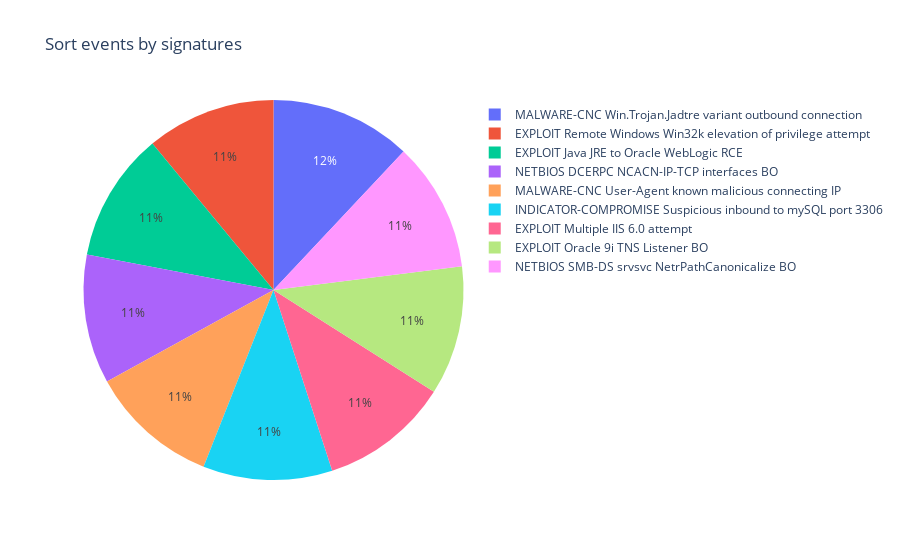
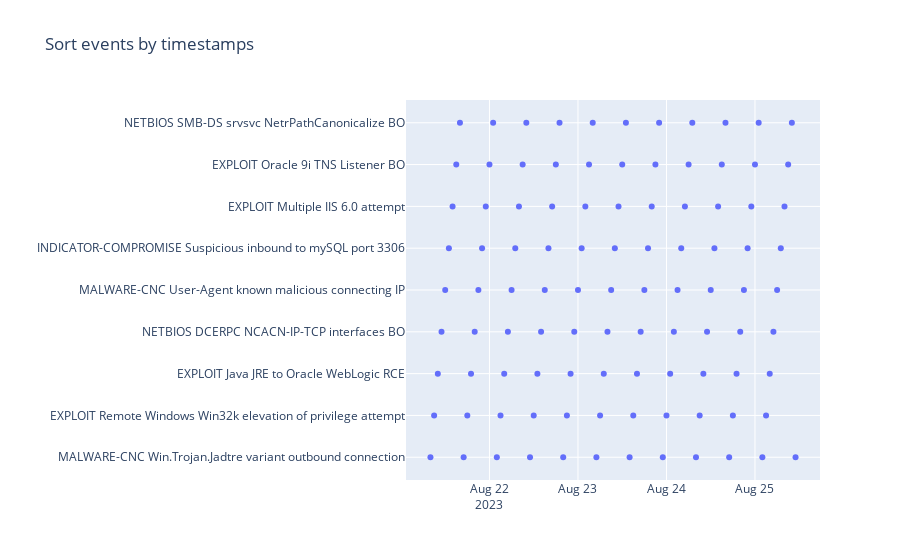

The code cell stored with these charts, in order, in its notebook:
### Markdown cell above
### Задание

Этап 1. Подготовка данных
Скачайте файл с набором данных событий информационной безопасности в формате JSON (events.json).
Важно: можно сгенерировать данные самостоятельно или использовать предоставленные.

Этап 2. Анализ данных
Загрузите данные из файла JSON в датафрейм с помощью Pandas и проанализируйте их.
Вы должны изучить распределение событий информационной безопасности по их типам (по полю «signature»).

Этап 3. Визуализация данных
Постройте график распределения типов событий информационной безопасности.
Используйте Seaborn или Matplotlib для создания визуализации.

### Code cell
import json
import pandas as pd
import plotly.express as px

# Set pandas options
pd.set_option('display.max_rows', None)
pd.set_option('display.max_colwidth', None)

with open('events.json', 'r') as output_file:

    # Download data from file and transform it to DataFrame
    data = json.load(output_file)
    df = pd.DataFrame(data['events'])

    # Graph of events by signatures
    fig = px.pie(df, names='signature', title='Sort events by signatures')
    fig.show()
    
    # Graph of events by timestamps
    fig = px.scatter(df, x='timestamp', y='signature', title='Sort events by timestamps')
    fig.update_layout(
        xaxis_title="",
        yaxis_title=""
    )
    fig.show()

### Figure 1 — Plotly figure (JSON) as saved in the notebook; plotly's stock layout.template omitted (floating-point values rounded to 4 significant figures)
{"data": [{"domain": {"x": [0, 1], "y": [0, 1]}, "hovertemplate": "signature=%{label}<extra></extra>", "labels": ["MALWARE-CNC Win.Trojan.Jadtre variant outbound connection", "EXPLOIT Remote Windows Win32k elevation of privilege attempt", "EXPLOIT Java JRE to Oracle WebLogic RCE", "NETBIOS DCERPC NCACN-IP-TCP interfaces BO", "MALWARE-CNC User-Agent known malicious connecting IP", "INDICATOR-COMPROMISE Suspicious inbound to mySQL port 3306", "EXPLOIT Multiple IIS 6.0 attempt", "EXPLOIT Oracle 9i TNS Listener BO", "NETBIOS SMB-DS srvsvc NetrPathCanonicalize BO", "MALWARE-CNC Win.Trojan.Jadtre variant outbound connection", "EXPLOIT Remote Windows Win32k elevation of privilege attempt", "EXPLOIT Java JRE to Oracle WebLogic RCE", "NETBIOS DCERPC NCACN-IP-TCP interfaces BO", "MALWARE-CNC User-Agent known malicious connecting IP", "INDICATOR-COMPROMISE Suspicious inbound to mySQL port 3306", "EXPLOIT Multiple IIS 6.0 attempt", "EXPLOIT Oracle 9i TNS Listener BO", "NETBIOS SMB-DS srvsvc NetrPathCanonicalize BO", "MALWARE-CNC Win.Trojan.Jadtre variant outbound connection", "EXPLOIT Remote Windows Win32k elevation of privilege attempt", "EXPLOIT Java JRE to Oracle WebLogic RCE", "NETBIOS DCERPC NCACN-IP-TCP interfaces BO", "MALWARE-CNC User-Agent known malicious connecting IP", "INDICATOR-COMPROMISE Suspicious inbound to mySQL port 3306", "EXPLOIT Multiple IIS 6.0 attempt", "EXPLOIT Oracle 9i TNS Listener BO", "NETBIOS SMB-DS srvsvc NetrPathCanonicalize BO", "MALWARE-CNC Win.Trojan.Jadtre variant outbound connection", "EXPLOIT Remote Windows Win32k elevation of privilege attempt", "EXPLOIT Java JRE to Oracle WebLogic RCE", "NETBIOS DCERPC NCACN-IP-TCP interfaces BO", "MALWARE-CNC User-Agent known malicious connecting IP", "INDICATOR-COMPROMISE Suspicious inbound to mySQL port 3306", "EXPLOIT Multiple IIS 6.0 attempt", "EXPLOIT Oracle 9i TNS Listener BO", "NETBIOS SMB-DS srvsvc NetrPathCanonicalize BO", "MALWARE-CNC Win.Trojan.Jadtre variant outbound connection", "EXPLOIT Remote Windows Win32k elevation of privilege attempt", "EXPLOIT Java JRE to Oracle WebLogic RCE", "NETBIOS DCERPC NCACN-IP-TCP interfaces BO", "MALWARE-CNC User-Agent known malicious connecting IP", "INDICATOR-COMPROMISE Suspicious inbound to mySQL port 3306", "EXPLOIT Multiple IIS 6.0 attempt", "EXPLOIT Oracle 9i TNS Listener BO", "NETBIOS SMB-DS srvsvc NetrPathCanonicalize BO", "MALWARE-CNC Win.Trojan.Jadtre variant outbound connection", "EXPLOIT Remote Windows Win32k elevation of privilege attempt", "EXPLOIT Java JRE to Oracle WebLogic RCE", "NETBIOS DCERPC NCACN-IP-TCP interfaces BO", "MALWARE-CNC User-Agent known malicious connecting IP", "INDICATOR-COMPROMISE Suspicious inbound to mySQL port 3306", "EXPLOIT Multiple IIS 6.0 attempt", "EXPLOIT Oracle 9i TNS Listener BO", "NETBIOS SMB-DS srvsvc NetrPathCanonicalize BO", "MALWARE-CNC Win.Trojan.Jadtre variant outbound connection", "EXPLOIT Remote Windows Win32k elevation of privilege attempt", "EXPLOIT Java JRE to Oracle WebLogic RCE", "NETBIOS DCERPC NCACN-IP-TCP interfaces BO", "MALWARE-CNC User-Agent known malicious connecting IP", "INDICATOR-COMPROMISE Suspicious inbound to mySQL port 3306", "EXPLOIT Multiple IIS 6.0 attempt", "EXPLOIT Oracle 9i TNS Listener BO", "NETBIOS SMB-DS srvsvc NetrPathCanonicalize BO", "MALWARE-CNC Win.Trojan.Jadtre variant outbound connection", "EXPLOIT Remote Windows Win32k elevation of privilege attempt", "EXPLOIT Java JRE to Oracle WebLogic RCE", "NETBIOS DCERPC NCACN-IP-TCP interfaces BO", "MALWARE-CNC User-Agent known malicious connecting IP", "INDICATOR-COMPROMISE Suspicious inbound to mySQL port 3306", "EXPLOIT Multiple IIS 6.0 attempt", "EXPLOIT Oracle 9i TNS Listener BO", "NETBIOS SMB-DS srvsvc NetrPathCanonicalize BO", "MALWARE-CNC Win.Trojan.Jadtre variant outbound connection", "EXPLOIT Remote Windows Win32k elevation of privilege attempt", "EXPLOIT Java JRE to Oracle WebLogic RCE", "NETBIOS DCERPC NCACN-IP-TCP interfaces BO", "MALWARE-CNC User-Agent known malicious connecting IP", "INDICATOR-COMPROMISE Suspicious inbound to mySQL port 3306", "EXPLOIT Multiple IIS 6.0 attempt", "EXPLOIT Oracle 9i TNS Listener BO", "NETBIOS SMB-DS srvsvc NetrPathCanonicalize BO", "MALWARE-CNC Win.Trojan.Jadtre variant outbound connection", "EXPLOIT Remote Windows Win32k elevation of privilege attempt", "EXPLOIT Java JRE to Oracle WebLogic RCE", "NETBIOS DCERPC NCACN-IP-TCP interfaces BO", "MALWARE-CNC User-Agent known malicious connecting IP", "INDICATOR-COMPROMISE Suspicious inbound to mySQL port 3306", "EXPLOIT Multiple IIS 6.0 attempt", "EXPLOIT Oracle 9i TNS Listener BO", "NETBIOS SMB-DS srvsvc NetrPathCanonicalize BO", "MALWARE-CNC Win.Trojan.Jadtre variant outbound connection", "EXPLOIT Remote Windows Win32k elevation of privilege attempt", "EXPLOIT Java JRE to Oracle WebLogic RCE", "NETBIOS DCERPC NCACN-IP-TCP interfaces BO", "MALWARE-CNC User-Agent known malicious connecting IP", "INDICATOR-COMPROMISE Suspicious inbound to mySQL port 3306", "EXPLOIT Multiple IIS 6.0 attempt", "EXPLOIT Oracle 9i TNS Listener BO", "NETBIOS SMB-DS srvsvc NetrPathCanonicalize BO", "MALWARE-CNC Win.Trojan.Jadtre variant outbound connection"], "legendgroup": "", "name": "", "showlegend": true, "type": "pie"}], "layout": {"legend": {"tracegroupgap": 0}, "title": {"text": "Sort events by signatures"}}}

### Figure 2 — Plotly figure (JSON) as saved in the notebook; plotly's stock layout.template omitted (floating-point values rounded to 4 significant figures)
{"data": [{"hovertemplate": "timestamp=%{x}<br>signature=%{y}<extra></extra>", "legendgroup": "", "marker": {"color": "#636efa", "symbol": "circle"}, "mode": "markers", "name": "", "orientation": "v", "showlegend": false, "type": "scatter", "x": ["2023-08-21T08:00:00", "2023-08-21T09:00:00", "2023-08-21T10:00:00", "2023-08-21T11:00:00", "2023-08-21T12:00:00", "2023-08-21T13:00:00", "2023-08-21T14:00:00", "2023-08-21T15:00:00", "2023-08-21T16:00:00", "2023-08-21T17:00:00", "2023-08-21T18:00:00", "2023-08-21T19:00:00", "2023-08-21T20:00:00", "2023-08-21T21:00:00", "2023-08-21T22:00:00", "2023-08-21T23:00:00", "2023-08-22T00:00:00", "2023-08-22T01:00:00", "2023-08-22T02:00:00", "2023-08-22T03:00:00", "2023-08-22T04:00:00", "2023-08-22T05:00:00", "2023-08-22T06:00:00", "2023-08-22T07:00:00", "2023-08-22T08:00:00", "2023-08-22T09:00:00", "2023-08-22T10:00:00", "2023-08-22T11:00:00", "2023-08-22T12:00:00", "2023-08-22T13:00:00", "2023-08-22T14:00:00", "2023-08-22T15:00:00", "2023-08-22T16:00:00", "2023-08-22T17:00:00", "2023-08-22T18:00:00", "2023-08-22T19:00:00", "2023-08-22T20:00:00", "2023-08-22T21:00:00", "2023-08-22T22:00:00", "2023-08-22T23:00:00", "2023-08-23T00:00:00", "2023-08-23T01:00:00", "2023-08-23T02:00:00", "2023-08-23T03:00:00", "2023-08-23T04:00:00", "2023-08-23T05:00:00", "2023-08-23T06:00:00", "2023-08-23T07:00:00", "2023-08-23T08:00:00", "2023-08-23T09:00:00", "2023-08-23T10:00:00", "2023-08-23T11:00:00", "2023-08-23T12:00:00", "2023-08-23T13:00:00", "2023-08-23T14:00:00", "2023-08-23T15:00:00", "2023-08-23T16:00:00", "2023-08-23T17:00:00", "2023-08-23T18:00:00", "2023-08-23T19:00:00", "2023-08-23T20:00:00", "2023-08-23T21:00:00", "2023-08-23T22:00:00", "2023-08-23T23:00:00", "2023-08-24T00:00:00", "2023-08-24T01:00:00", "2023-08-24T02:00:00", "2023-08-24T03:00:00", "2023-08-24T04:00:00", "2023-08-24T05:00:00", "2023-08-24T06:00:00", "2023-08-24T07:00:00", "2023-08-24T08:00:00", "2023-08-24T09:00:00", "2023-08-24T10:00:00", "2023-08-24T11:00:00", "2023-08-24T12:00:00", "2023-08-24T13:00:00", "2023-08-24T14:00:00", "2023-08-24T15:00:00", "2023-08-24T16:00:00", "2023-08-24T17:00:00", "2023-08-24T18:00:00", "2023-08-24T19:00:00", "2023-08-24T20:00:00", "2023-08-24T21:00:00", "2023-08-24T22:00:00", "2023-08-24T23:00:00", "2023-08-25T00:00:00", "2023-08-25T01:00:00", "2023-08-25T02:00:00", "2023-08-25T03:00:00", "2023-08-25T04:00:00", "2023-08-25T05:00:00", "2023-08-25T06:00:00", "2023-08-25T07:00:00", "2023-08-25T08:00:00", "2023-08-25T09:00:00", "2023-08-25T10:00:00", "2023-08-25T11:00:00"], "xaxis": "x", "y": ["MALWARE-CNC Win.Trojan.Jadtre variant outbound connection", "EXPLOIT Remote Windows Win32k elevation of privilege attempt", "EXPLOIT Java JRE to Oracle WebLogic RCE", "NETBIOS DCERPC NCACN-IP-TCP interfaces BO", "MALWARE-CNC User-Agent known malicious connecting IP", "INDICATOR-COMPROMISE Suspicious inbound to mySQL port 3306", "EXPLOIT Multiple IIS 6.0 attempt", "EXPLOIT Oracle 9i TNS Listener BO", "NETBIOS SMB-DS srvsvc NetrPathCanonicalize BO", "MALWARE-CNC Win.Trojan.Jadtre variant outbound connection", "EXPLOIT Remote Windows Win32k elevation of privilege attempt", "EXPLOIT Java JRE to Oracle WebLogic RCE", "NETBIOS DCERPC NCACN-IP-TCP interfaces BO", "MALWARE-CNC User-Agent known malicious connecting IP", "INDICATOR-COMPROMISE Suspicious inbound to mySQL port 3306", "EXPLOIT Multiple IIS 6.0 attempt", "EXPLOIT Oracle 9i TNS Listener BO", "NETBIOS SMB-DS srvsvc NetrPathCanonicalize BO", "MALWARE-CNC Win.Trojan.Jadtre variant outbound connection", "EXPLOIT Remote Windows Win32k elevation of privilege attempt", "EXPLOIT Java JRE to Oracle WebLogic RCE", "NETBIOS DCERPC NCACN-IP-TCP interfaces BO", "MALWARE-CNC User-Agent known malicious connecting IP", "INDICATOR-COMPROMISE Suspicious inbound to mySQL port 3306", "EXPLOIT Multiple IIS 6.0 attempt", "EXPLOIT Oracle 9i TNS Listener BO", "NETBIOS SMB-DS srvsvc NetrPathCanonicalize BO", "MALWARE-CNC Win.Trojan.Jadtre variant outbound connection", "EXPLOIT Remote Windows Win32k elevation of privilege attempt", "EXPLOIT Java JRE to Oracle WebLogic RCE", "NETBIOS DCERPC NCACN-IP-TCP interfaces BO", "MALWARE-CNC User-Agent known malicious connecting IP", "INDICATOR-COMPROMISE Suspicious inbound to mySQL port 3306", "EXPLOIT Multiple IIS 6.0 attempt", "EXPLOIT Oracle 9i TNS Listener BO", "NETBIOS SMB-DS srvsvc NetrPathCanonicalize BO", "MALWARE-CNC Win.Trojan.Jadtre variant outbound connection", "EXPLOIT Remote Windows Win32k elevation of privilege attempt", "EXPLOIT Java JRE to Oracle WebLogic RCE", "NETBIOS DCERPC NCACN-IP-TCP interfaces BO", "MALWARE-CNC User-Agent known malicious connecting IP", "INDICATOR-COMPROMISE Suspicious inbound to mySQL port 3306", "EXPLOIT Multiple IIS 6.0 attempt", "EXPLOIT Oracle 9i TNS Listener BO", "NETBIOS SMB-DS srvsvc NetrPathCanonicalize BO", "MALWARE-CNC Win.Trojan.Jadtre variant outbound connection", "EXPLOIT Remote Windows Win32k elevation of privilege attempt", "EXPLOIT Java JRE to Oracle WebLogic RCE", "NETBIOS DCERPC NCACN-IP-TCP interfaces BO", "MALWARE-CNC User-Agent known malicious connecting IP", "INDICATOR-COMPROMISE Suspicious inbound to mySQL port 3306", "EXPLOIT Multiple IIS 6.0 attempt", "EXPLOIT Oracle 9i TNS Listener BO", "NETBIOS SMB-DS srvsvc NetrPathCanonicalize BO", "MALWARE-CNC Win.Trojan.Jadtre variant outbound connection", "EXPLOIT Remote Windows Win32k elevation of privilege attempt", "EXPLOIT Java JRE to Oracle WebLogic RCE", "NETBIOS DCERPC NCACN-IP-TCP interfaces BO", "MALWARE-CNC User-Agent known malicious connecting IP", "INDICATOR-COMPROMISE Suspicious inbound to mySQL port 3306", "EXPLOIT Multiple IIS 6.0 attempt", "EXPLOIT Oracle 9i TNS Listener BO", "NETBIOS SMB-DS srvsvc NetrPathCanonicalize BO", "MALWARE-CNC Win.Trojan.Jadtre variant outbound connection", "EXPLOIT Remote Windows Win32k elevation of privilege attempt", "EXPLOIT Java JRE to Oracle WebLogic RCE", "NETBIOS DCERPC NCACN-IP-TCP interfaces BO", "MALWARE-CNC User-Agent known malicious connecting IP", "INDICATOR-COMPROMISE Suspicious inbound to mySQL port 3306", "EXPLOIT Multiple IIS 6.0 attempt", "EXPLOIT Oracle 9i TNS Listener BO", "NETBIOS SMB-DS srvsvc NetrPathCanonicalize BO", "MALWARE-CNC Win.Trojan.Jadtre variant outbound connection", "EXPLOIT Remote Windows Win32k elevation of privilege attempt", "EXPLOIT Java JRE to Oracle WebLogic RCE", "NETBIOS DCERPC NCACN-IP-TCP interfaces BO", "MALWARE-CNC User-Agent known malicious connecting IP", "INDICATOR-COMPROMISE Suspicious inbound to mySQL port 3306", "EXPLOIT Multiple IIS 6.0 attempt", "EXPLOIT Oracle 9i TNS Listener BO", "NETBIOS SMB-DS srvsvc NetrPathCanonicalize BO", "MALWARE-CNC Win.Trojan.Jadtre variant outbound connection", "EXPLOIT Remote Windows Win32k elevation of privilege attempt", "EXPLOIT Java JRE to Oracle WebLogic RCE", "NETBIOS DCERPC NCACN-IP-TCP interfaces BO", "MALWARE-CNC User-Agent known malicious connecting IP", "INDICATOR-COMPROMISE Suspicious inbound to mySQL port 3306", "EXPLOIT Multiple IIS 6.0 attempt", "EXPLOIT Oracle 9i TNS Listener BO", "NETBIOS SMB-DS srvsvc NetrPathCanonicalize BO", "MALWARE-CNC Win.Trojan.Jadtre variant outbound connection", "EXPLOIT Remote Windows Win32k elevation of privilege attempt", "EXPLOIT Java JRE to Oracle WebLogic RCE", "NETBIOS DCERPC NCACN-IP-TCP interfaces BO", "MALWARE-CNC User-Agent known malicious connecting IP", "INDICATOR-COMPROMISE Suspicious inbound to mySQL port 3306", "EXPLOIT Multiple IIS 6.0 attempt", "EXPLOIT Oracle 9i TNS Listener BO", "NETBIOS SMB-DS srvsvc NetrPathCanonicalize BO", "MALWARE-CNC Win.Trojan.Jadtre variant outbound connection"], "yaxis": "y"}], "layout": {"legend": {"tracegroupgap": 0}, "title": {"text": "Sort events by timestamps"}, "xaxis": {"anchor": "y", "domain": [0, 1], "title": {"text": ""}}, "yaxis": {"anchor": "x", "domain": [0, 1], "title": {"text": ""}}}}
